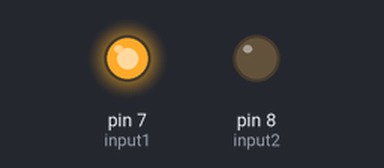
Simulated run of this sketch. Board: Arduino Uno, built with avr-gcc and run on an emulated ATmega328P. Shown: output pins drawn as LEDs (lit = HIGH).

Above: at 1.5 s.
At 3.5 s:
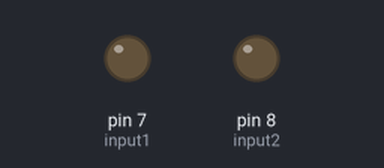
At 5.5 s:
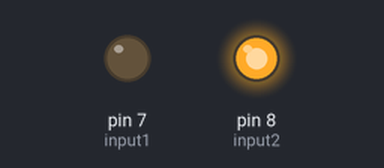
Timing chart, 0 to 10.4 s (numbered marks = the images above):
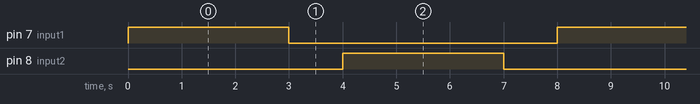

The sketch:

Activity_1.1.ino
```cpp
// Define input pins for Motor
const int input1 = 7 ;
const int input2 = 8 ;

void setup()
{
  //Set pins 7 & 8 as Output.
  pinMode(input1,OUTPUT) ;
  pinMode(input2,OUTPUT) ;
}

void loop()
{
  //Making Clockwise motion , set input1 = High , input2 = Low
  digitalWrite(input1,HIGH) ;
  digitalWrite(input2,LOW) ;
  //Clockwise for 3 secs
  delay(3000) ;
  //To STOP, set input1= LOW, input2= LOW
  digitalWrite(input1,LOW) ;
  digitalWrite(input2,LOW) ;
  delay(1000) ;
  //Making Anti - Clockwise motion, set input1 = LOW , input2 = HIGH
  digitalWrite(input1,LOW) ;
  digitalWrite(input2,HIGH) ;
  //Anti - Clockwise for 3 secs
  delay(3000) ;
  //To STOP, set input1= LOW, input2= LOW
  digitalWrite(input1,LOW) ;
  digitalWrite(input2,LOW) ;
  delay(1000) ;
}
```

Measured:
- by itself, pin 7 (input1), pin 8 (input2): alternates HIGH for 3.0 s and LOW for 5.0 s
- by itself, everything shown: repeats every 8.0 s, in 4 steps
